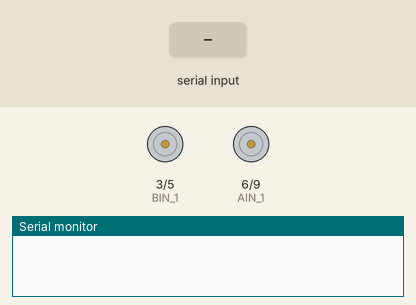
This sketch was run on a simulated Arduino Uno, built with avr-gcc and run on an emulated ATmega328P. On the bench: motor-driver pin pairs drawn as motors (green arrow = first pin HIGH = forward, orange = second pin HIGH = backward, longer = more drive), the last lines printed to the serial monitor. The test bench sets the inputs (shaded band).

Above: at 1.2 s.
1.3 s: "1" received over Serial
At 2.5 s:
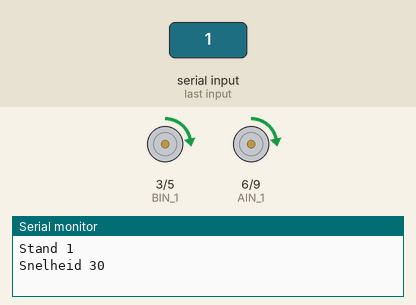
2.8 s: "6" received over Serial
At 3.7 s:
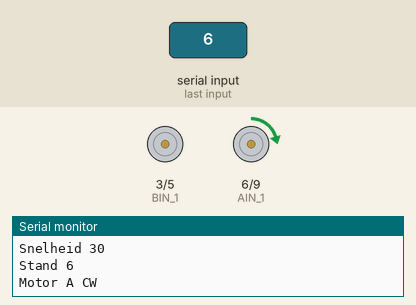
4.3 s: "7" received over Serial
At 4.9 s:
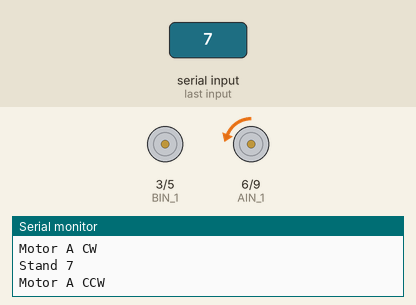
5.8 s: "8" received over Serial
At 7.0 s:
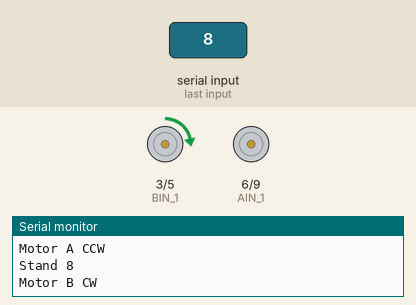
7.3 s: "9" received over Serial
At 8.3 s:
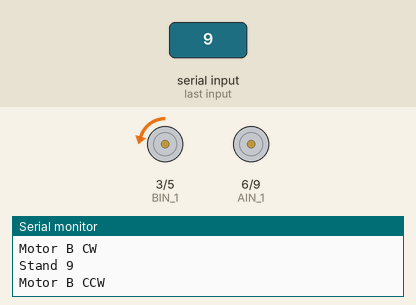
8.8 s: "3" received over Serial
At 9.5 s:
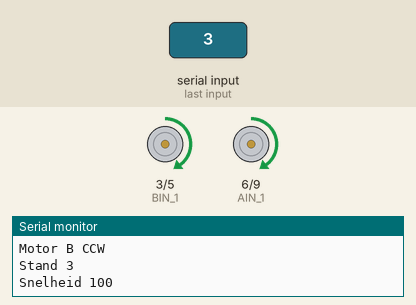
Timing chart, 0 to 11.3 s (numbered marks = the images above; inputs shaded):
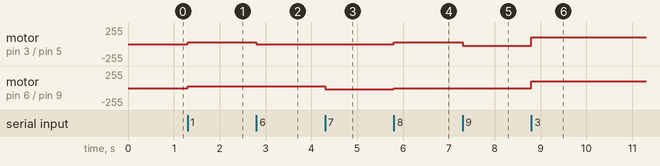

The sketch:

H-brug_en_motoren.ino
```cpp
int BIN_1 = 3;
int BIN_2 = 5;
int AIN_1 = 6;
int AIN_2 = 9;
int sleep = 12;
char speed;
void setup() {
    pinMode(BIN_1, OUTPUT);
    pinMode(BIN_2, OUTPUT);
    pinMode(AIN_1, OUTPUT);
    pinMode(AIN_2, OUTPUT);
    pinMode(sleep, OUTPUT);
    Serial.begin(9600);
    digitalWrite(sleep, 1);

}

void loop()
{


    if (Serial.available())
    {
      speed = Serial.read();

        if (speed == '0')
      {
      Serial.print("Stand ");
      Serial.println(speed);
      Serial.println("Snelheid 0");
      digitalWrite(BIN_2, LOW);
      digitalWrite(AIN_2, LOW);
      analogWrite(AIN_1, 0);
      analogWrite(BIN_1, 0);
      }
       else if(speed == '1')
      {
      Serial.print("Stand ");
      Serial.println(speed);
      Serial.println("Snelheid 30");
      digitalWrite(BIN_2, LOW);
      digitalWrite(AIN_2, LOW);
      analogWrite(AIN_1, 30);
      analogWrite(BIN_1, 30);
      }
       else if(speed == '2')
      {
      Serial.print("Stand ");
      Serial.println(speed);
      Serial.println("Snelheid 50");
      digitalWrite(BIN_2, LOW);
      digitalWrite(AIN_2, LOW);
      analogWrite(AIN_1, 50);
      analogWrite(BIN_1, 50);
      }
       else if(speed == '3')
      {
      Serial.print("Stand ");
      Serial.println(speed);
      Serial.println("Snelheid 100");
      digitalWrite(BIN_2, LOW);
      digitalWrite(AIN_2, LOW);
      analogWrite(AIN_1, 100);
      analogWrite(BIN_1, 100);
      }
       else if(speed == '4')
      {
      Serial.print("Stand ");
      Serial.println(speed);
      Serial.println("Snelheid 150");
      digitalWrite(BIN_2, LOW);
      digitalWrite(AIN_2, LOW);
      analogWrite(AIN_1, 150);
      analogWrite(BIN_1, 150);
      }
       else if(speed == '5')
      {
      Serial.print("Stand ");
      Serial.println(speed);
      Serial.println("Snelheid 200");
      digitalWrite(BIN_2, LOW);
      digitalWrite(AIN_2, LOW);
      analogWrite(AIN_1, 200);
      analogWrite(BIN_1, 200);
      }
      else if(speed == '6')
      {
      Serial.print("Stand ");
      Serial.println(speed);
      Serial.println("Motor A CW");
      digitalWrite(BIN_2, LOW);
      digitalWrite(AIN_2, LOW);
      analogWrite(AIN_1, 25);
      digitalWrite(BIN_1, LOW);
      }
       else if(speed == '7')
      {
      Serial.print("Stand ");
      Serial.println(speed);
      Serial.println("Motor A CCW");
      digitalWrite(BIN_2, LOW);
      analogWrite(AIN_2, 20);
      digitalWrite(AIN_1, LOW);
      digitalWrite(BIN_1, LOW);
      }
      else if(speed == '8')
      {
      Serial.print("Stand ");
      Serial.println(speed);
      Serial.println("Motor B CW");
      analogWrite(BIN_2, 0);
      digitalWrite(AIN_2, LOW);
      digitalWrite(AIN_1, LOW);
      analogWrite(BIN_1, 25);
      }
       else if(speed == '9')
      {
      Serial.print("Stand ");
      Serial.println(speed);
      Serial.println("Motor B CCW");
      analogWrite(BIN_2, 25);
      digitalWrite(AIN_2, LOW);
      digitalWrite(AIN_1, LOW);
      analogWrite(BIN_1, 0);
      }
    }
}
```

Measured:
- after the input at 1.3 s, motor on pin 3 (BIN_1) / pin 5 (BIN_2), motor on pin 6 (AIN_1) / pin 9 (AIN_2): stopped → forward 30/255 at once
- after the input at 2.8 s, motor on pin 3 (BIN_1) / pin 5 (BIN_2): forward 30/255 → stopped at once; motor on pin 6 (AIN_1) / pin 9 (AIN_2): forward 30/255 → forward 25/255 at once
- after the input at 4.3 s, motor on pin 6 (AIN_1) / pin 9 (AIN_2): forward 25/255 → backward 20/255 at once
- after the input at 5.8 s, motor on pin 3 (BIN_1) / pin 5 (BIN_2): stopped → forward 30/255 at once; motor on pin 6 (AIN_1) / pin 9 (AIN_2): backward 20/255 → stopped at once
- after the input at 7.3 s, motor on pin 3 (BIN_1) / pin 5 (BIN_2): forward 30/255 → backward 25/255 at once
- after the input at 8.8 s, motor on pin 3 (BIN_1) / pin 5 (BIN_2): backward 25/255 → forward 100/255 at once; motor on pin 6 (AIN_1) / pin 9 (AIN_2): stopped → forward 100/255 at once
